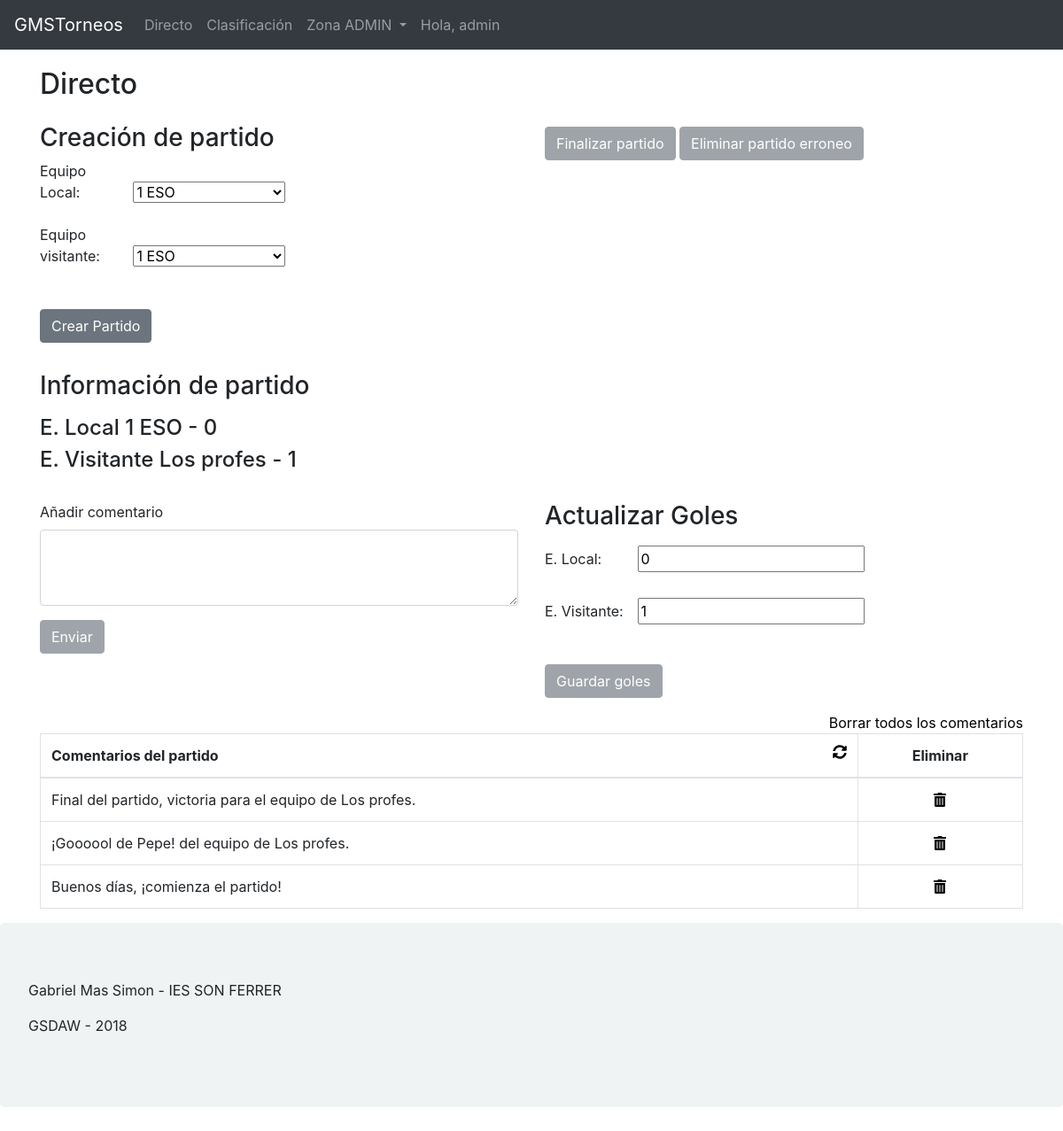
Page /index.php?controller=comentarios&action=view (signed in) on the committed database.
### tables this page shows
CREATE TABLE `partidos` (
  `id_partido` int(10) NOT NULL,
  `id_deporte` int(10) NOT NULL DEFAULT '1',
  `goles_local` int(10) DEFAULT '0',
  `goles_visitante` int(10) DEFAULT '0',
  `equipo_local` int(10) DEFAULT NULL,
  `equipo_visitante` int(10) DEFAULT NULL
);

CREATE TABLE `equipos` (
  `id_equipo` int(10) NOT NULL,
  `nombre` varchar(20) NOT NULL,
  `puntos` int(10) DEFAULT '0',
  `id_partido` int(10) DEFAULT NULL
);

CREATE TABLE `comentarios` (
  `id_comentario` int(100) NOT NULL,
  `mensaje` text
);

### controllers/comentarios_controller.php (called while the page is built, shortened)
<?php
require_once("models/comentarios_model.php");
class comentarios_controller {
function view() {
  $comentario=new comentarios_model();
  $datos=$comentario->get_comentarios();
  $comentarios=new comentarios_model();
  $datosPartidos = $comentarios->get_verEquiposXPartido();
  $equipo=new equipos_model();
  $datosequipos=$equipo->get_equipos();
  require_once("views/comentarios_view.phtml");
}
}
?>

### db/db.php (called while the page is built)
<?php
class Conectar{
    public static function conexion(){
        $conexion=new mysqli("localhost", "user", "user", "torneosgms");
        $conexion->query("SET NAMES 'utf8'");
        return $conexion;
    }
}
?>

### models/equipos_model.php (called while the page is built, shortened)
<?php
class equipos_model{
private $db;
private $equipos;
public function __construct(){
    $this->db=Conectar::conexion();
    $this->equipos=array();
}
public function get_equipos(){
    $consulta=$this->db->query("SELECT * FROM equipos;");
    while($filas=$consulta->fetch_assoc()){
        $this->equipos[]=$filas;
    }
    return $this->equipos;
}
}
?>

### models/comentarios_model.php (called while the page is built, shortened)
<?php
class comentarios_model{
private $db;
private $comentarios;
public function __construct(){
    $this->db=Conectar::conexion();
    $this->comentarios=array();
}
public function get_comentarios(){
    $consulta=$this->db->query("SELECT * FROM comentarios ORDER BY comentarios.id_comentario DESC;");
    while($filas=$consulta->fetch_assoc()){
        $this->comentarios[]=$filas;
    }
    return $this->comentarios;
}
public function get_verEquiposXPartido(){
    $consulta=$this->db->query("SELECT * FROM partidos LEFT JOIN equipos on (partidos.equipo_local = equipos.id_equipo OR partidos.equipo_visitante = equipos.id_equipo) where partidos.id_partido = (SELECT MAX(id_partido) FROM `partidos`);");
  while($filas=$consulta->fetch_assoc()){
        $this->comentarios[]=$filas;
    }
    return $this->comentarios;
}
}
?>

### views/crearPartido_view.phtml (the view)
<h3>Creación de partido</h3>
<form action="index.php?controller=comentarios&action=crearPartido" method="post">
    <div class="form-group">
        <label for="equipoLocal">Equipo Local:</label>
        <select id="equipoLocal" name="equipoLocal">
            <?php
                                foreach ($datosequipos as $datosequipo) {
                                echo "<option  value={$datosequipo['id_equipo']}>{$datosequipo['nombre']} </option>";
                                }  ?>
        </select>
    </div>
    <div class="form-group">
        <label for="equipoVisitante">Equipo visitante:</label>
        <select id="equipoVisitante" name="equipoVisitante">
            <?php
                                foreach ($datosequipos as $datosequipo) {
                                echo "<option value={$datosequipo['id_equipo']}>{$datosequipo['nombre']} </option>";
                                }  ?>
        </select>
    </div>
    <br>
    <button type="submit" class="btn btn-secondary" name="insert" id="iniciarPartido" onclick="iniciar()">Crear Partido</button>
</form>
<br>

### views/comentarios_view.phtml (shortened to what this page needs)
<!DOCTYPE html>
<html lang="en">
<head>
</head>
<body>
    <?php include 'menu_view.phtml';?>
    <div class="container">
        <h2>Directo</h2>
        <div class="row">
            <div class="col-12 col-sm-6">
                <?php if (isset ($_SESSION['usuario'])) { include 'crearPartido_view.phtml'; } ?>
            </div>
            <div class="col-12 col-sm-6">
                <?php if (isset ($_SESSION['usuario'])){
                    echo "
                    <a href='index.php?controller=equipos&action=view'><button type='button' class='btn btn-secondary mt-1 mb-1' data-toggle='tooltipPuntos' title='Te manda a la pantalla de equipos para que puedas modificar los puntos a los equipos necesarios' onclick='finalizar()' id='puntosPartido' disabled >Finalizar partido</button></a>
                    <button type='button' class='btn btn-secondary mt-1 mb-1'  onclick='finalizar()' id='partidoErroneo' disabled >Eliminar partido erroneo</button>";
                 } ?>
            </div>
        </div>
        <div class="row">
            <div class="col-12 ">
                <h3 class="mb-3 mt-2">Información de partido</h3>
                <?php
                    foreach ($datosPartidos as $datosPartido) {
                      if($datosPartido['equipo_local'] == $datosPartido['id_equipo']){
                           echo "<h4>E. Local {$datosPartido['nombre']} - {$datosPartido['goles_local']} </h4>";
                       }else{
                          echo "<h4>E. Visitante {$datosPartido['nombre']} - {$datosPartido['goles_visitante']} </h4>";
                             };
                        }
                    ?>
                <br>
            </div>
        </div>
        <div class="row">
            <div class="col-12 col-sm-6">
                <?php if (isset ($_SESSION['usuario'])) { include 'añadirComentario_view.phtml'; } ?>
            </div>
            <div class="col-12 col-sm-6">
                <?php if (isset ($_SESSION['usuario'])) { include 'insertarGoles_view.phtml'; } ?>
            </div>
        </div>
        <div class="row">
            <div class="col-12">
                <?php if (isset ($_SESSION['usuario']))
                    { echo "
                         <a class='float-right' href='index.php?controller=comentarios&action=finalizarPartido'  data-toggle='tooltipFinalizarPartido' title='Elimina todos los comentarios del partido' id='finalizarPartido'  >Borrar todos los comentarios</a>";
                    }
                ?>
                <div class="table-responsive-sm">
                    <table class="table table-bordered">
                        <thead>
                            <tr>
                                <th>Comentarios del partido
                                    <a href='index.php?controller=comentarios&action=view' data-toggle='tooltipActualizar'
                                        title='Actualiza los comentarios'>
                                        <i class="fas fa-sync-alt float-right"></i>
                                    </a>
                                </th>
                                <?php if (isset ($_SESSION['usuario']))
                                { echo "
                                 <th class='textoCentrado'>Eliminar</th> ";
                                 } ?>
                            </tr>
                        </thead>
                        <tbody>
                            <?php
                                foreach ($datos as $dato) {
                                    if (isset ($_SESSION['usuario'])) {
                                    echo "
                                    <tr>
                                        <td>{$dato['mensaje']}</td>
                                        <td class='textoCentrado'>
                                            <a href=index.php?controller=comentarios&action=delete&id={$dato['id_comentario']}><i class='fas fa-trash-alt'></i></a>
                                        </td>
                                    </tr>";
                                }else{
                                    echo"
                                    <tr>
                                        <td>{$dato['mensaje']}</td>
                                    </tr>
                                    ";
                                }
                                }
                            ?>
                        </tbody>
                    </table>
                </div>
            </div>
        </div>
    </div>
</body>
</html>

### views/insertarGoles_view.phtml
<h3 class="mb-2">Actualizar Goles</h3>
<form action="index.php?controller=comentarios&action=insertarGoles" method="post">
    <div class="form-group">
        <label for="golLocal">E. Local:</label>
        <?php
    foreach ($datosPartidos as $datosPartido) {
        if($datosPartido['equipo_local'] == $datosPartido['id_equipo']){
            echo "<input class=' mt-2' type='number' name='golLocal' value={$datosPartido['goles_local']}>";
        };
    }
?>
    </div>
    <div class="form-group">
        <label for="golVisitante">E. Visitante:</label>
        <?php
    foreach ($datosPartidos as $datosPartido) {
        if($datosPartido['equipo_local'] == $datosPartido['id_equipo']){
            echo "<input type='number' class='mt-2' name='golVisitante' value={$datosPartido['goles_visitante']}>";
        };
         }?>
    </div>
    <br>
    <button type="submit" id="editarGoles" class="btn btn-secondary mb-3" name="insert">Guardar goles</button>
    <br>
</form>

### estilos.css (style rules this page uses)
a { text-decoration: none; color: black; }
table .textoCentrado { text-align: center; }
.textoCentrado { text-align: center; }
h2 { margin-top: 20px; margin-bottom: 25px; }
.float-right { float: right; }
label { width: 100px; }
.jumbotron { background-color: #eff3f4 !important; }

### rows in the picture
partidos: equipo_local.nombre "1 ESO", goles_local "0", equipo_visitante.nombre "Los profes", goles_visitante "1", golLocal "0", golVisitante "1"
comentarios: mensaje "Final del partido, victoria para el equipo de Los profes."
comentarios: mensaje "¡Goooool de Pepe! del equipo de Los profes."
comentarios: mensaje "Buenos días, ¡comienza el partido!"

### other values in the picture
$_SESSION['usuario'] "admin"
form field equipoLocal "1 ESO"
form field equipoVisitante "1 ESO"
